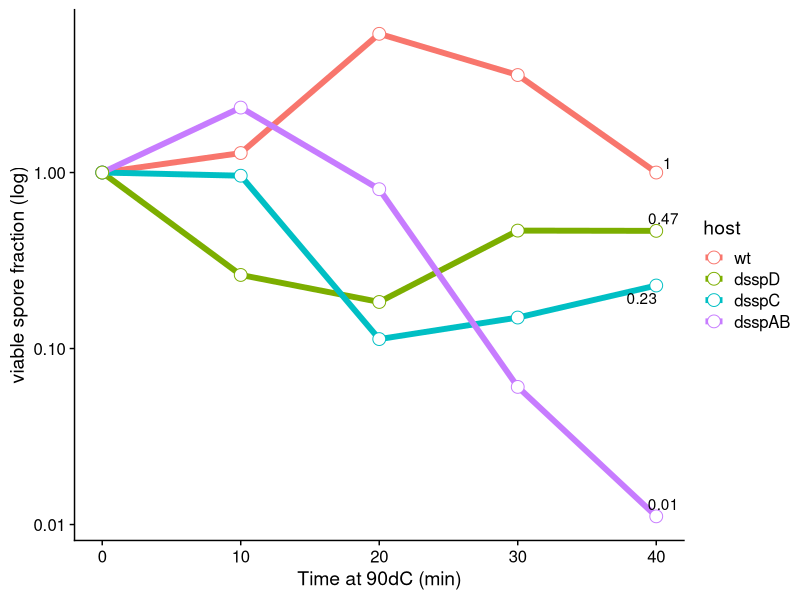
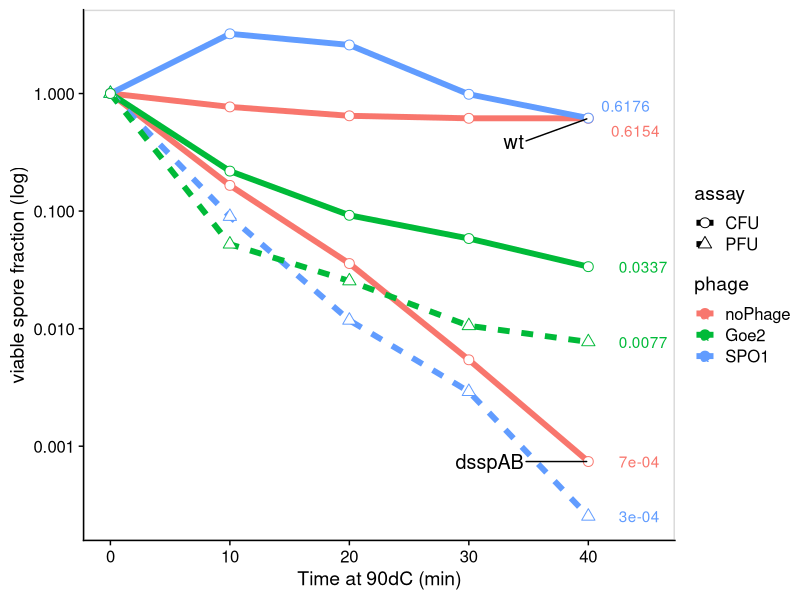
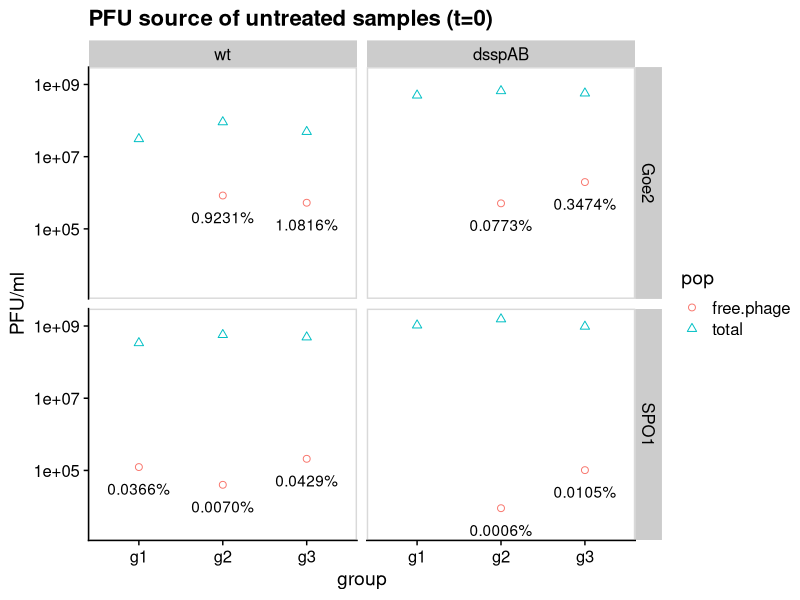
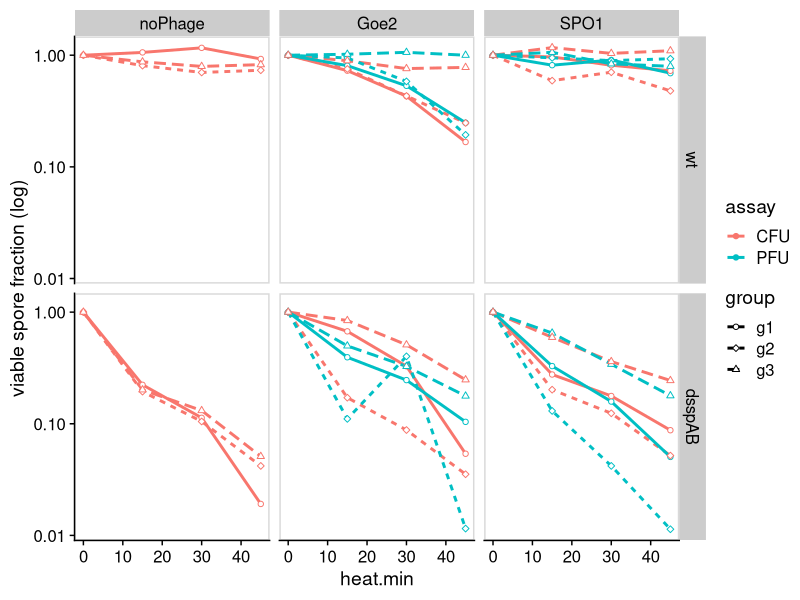
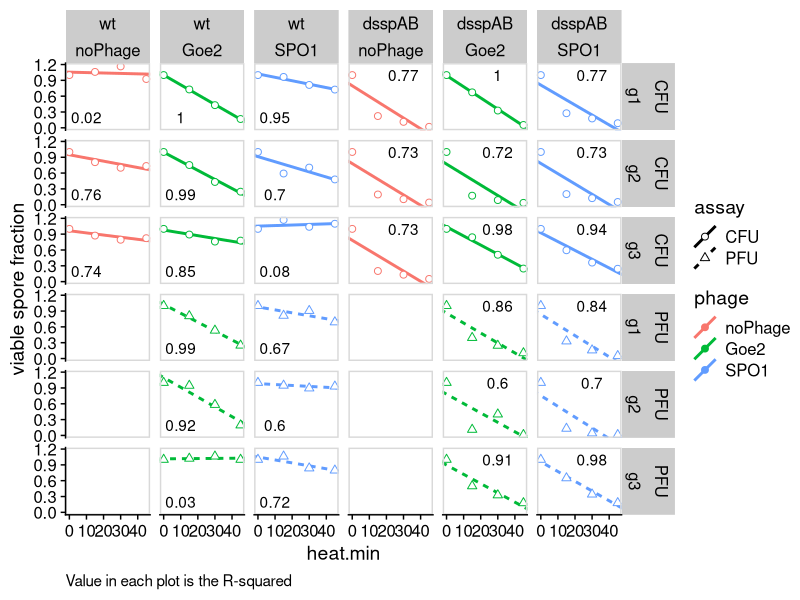
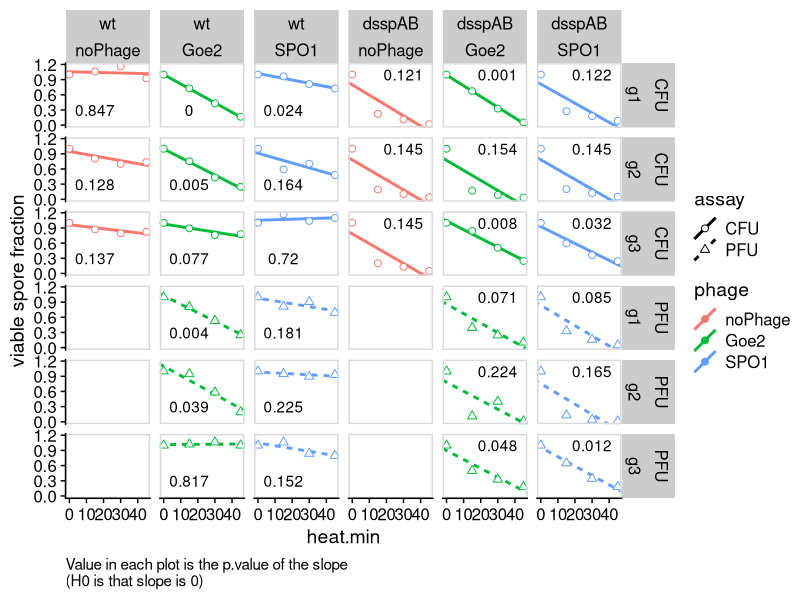
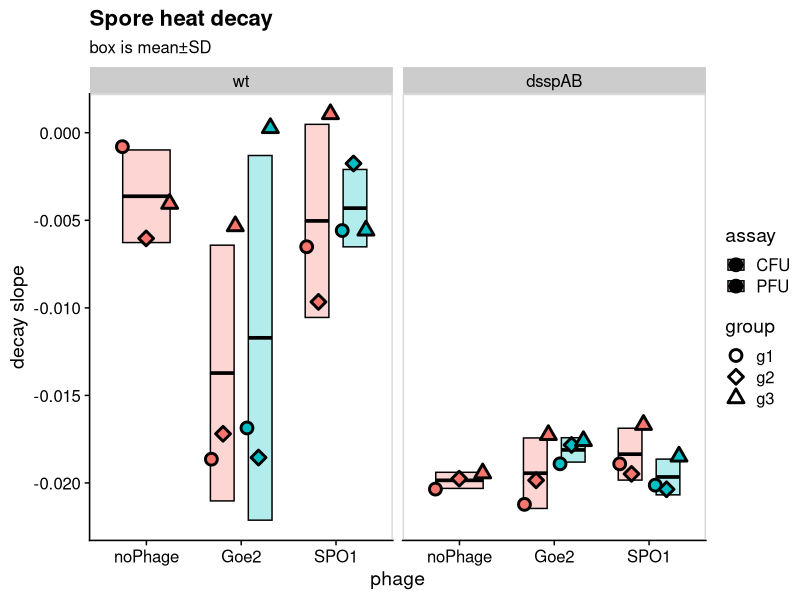
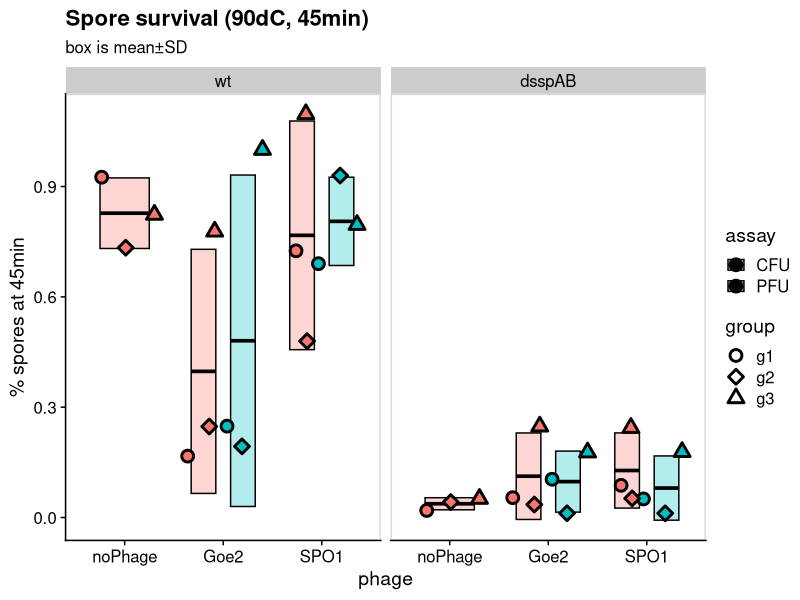

Reproduce these figures in R, in order.
## ---- chunk 1
library(tidyverse, quietly = T)
library(broom)
library(cowplot, quietly = T)
library(here)
library(ggrepel)
library(scales)
# set_here("../")

## ---- chunk 2
d <- read_csv(here("data","ssp_data.csv"))%>%
  mutate(group=str_replace(group, "group.","g"))
## ---- chunk 3
d%>%
  mutate(host=fct_rev(host))%>%
  filter(!filter)%>%
  filter(date==20200118)%>%
  #there are 4 rows with data marked as "TMC" (=Too Many to Count) 
  # these are coerced into NA
  mutate(counts=as.numeric(counts ))%>%
  mutate(no.ml = counts/(dilution*ml.plated))%>%
  # group_by(host)%>%
  mutate(perc = no.ml/no.ml[heat.min==0])%>%
  ggplot(aes(x=heat.min, y=perc))+
    # geom_smooth(aes(color=host),method = "lm", se=F, size=2)+
    geom_line(aes(color=host), size=2)+
    geom_point(aes(color=host),size=4, shape=21, fill="white")+
    geom_text_repel(data=.%>%filter(heat.min>35),aes(label=perc%>%round(digits = 2)))+
  scale_y_log10()+
  theme_cowplot()+
  ylab("viable spore fraction (log)")+
  xlab("Time at 90dC (min)")
## ---- chunk 4
d%>%
  mutate(phage=fct_relevel(phage,c("noPhage","Goe2", "SPO1")))%>%
  mutate(host=fct_rev(host))%>%
  filter(host=="wt"|host=="dsspAB")%>%
  filter(date!=20200118)%>%
  filter(!filter)%>%
  filter(group=="preliminary")%>%
  #there are 4 rows with data marked as "TMC" (=Too Many to Count) 
  # these are coerced into NA
  mutate(counts=as.numeric(counts ))%>%
  mutate(no.ml = counts/(dilution*ml.plated))%>%
  group_by(host,phage,assay, date)%>%
  mutate(perc = no.ml/no.ml[heat.min==0])%>%
  ggplot(aes(x=heat.min, y=perc))+
    geom_line(aes(group=interaction(date,assay, host),color=phage, linetype=assay), size=2)+
    geom_point(aes(group=interaction(date,assay, host),color=phage, shape=assay), size=3, fill="white")+
  scale_y_log10()+
  scale_shape_manual(values = c(21,24))+
      geom_text_repel(data=.%>%filter(heat.min>35),aes(x=heat.min+2,label=perc%>%round(digits = 4),color=phage), xlim = c(40, NA) )+
    geom_text_repel(data=.%>%filter(heat.min>35 & phage=="noPhage"),aes(label=host),size=5,xlim = c(NA,35), ylim = c(NA,log10(0.5)))+
  theme_cowplot()+
  panel_border()+
  ylab("viable spore fraction (log)")+
  xlab("Time at 90dC (min)")+
  xlim(0,45)
## ---- chunk 5
d%>%
  mutate(phage=fct_relevel(phage,c("noPhage","Goe2", "SPO1")))%>%
  mutate(host=fct_rev(host))%>%
  filter(host=="wt"|host=="dsspAB")%>%
  filter(group!="preliminary")%>%
  filter(heat.min==0)%>%
  filter(assay=="PFU")%>%
  #there are 4 rows with data marked as "TMC" (=Too Many to Count) 
  # these are coerced into NA
  mutate(counts=as.numeric(counts))%>%
  mutate(no.ml = counts/(dilution*ml.plated))%>%
  pivot_wider(id_cols = c("host","phage","group"), names_from="filter", values_from="no.ml")%>%
  rename(free.phage=`TRUE`, total=`FALSE`)%>%
    mutate(perc.free=percent(free.phage/total))%>%
  ggplot(aes(x=group))+
  geom_point(data = .%>%pivot_longer(c("total", "free.phage"),names_to="pop" , values_to="PFU.ml"), aes(y=PFU.ml, color=pop, shape=pop),size=2)+
  geom_text(aes(label=perc.free, y=free.phage/4))+
  scale_y_log10()+
  facet_grid(phage~host)+
  theme_cowplot()+
  scale_shape_manual(values = c(21,24))+
  panel_border()+
  ylab("PFU/ml")+
  ggtitle("PFU source of untreated samples (t=0)")
## ---- chunk 6
d%>%
  mutate(phage=fct_relevel(phage,c("noPhage","Goe2", "SPO1")))%>%
  mutate(host=fct_rev(host))%>%
  filter(host=="wt"|host=="dsspAB")%>%
  filter(!filter)%>%
  filter(group!="preliminary")%>%
  #there are 4 rows with data marked as "TMC" (=Too Many to Count) 
  # these are coerced into NA
  mutate(counts=as.numeric(counts ))%>%
  mutate(no.ml = counts/(dilution*ml.plated))%>%
  group_by(host,phage,assay, group)%>%
  mutate(perc = no.ml/no.ml[heat.min==0])%>%
  ggplot(aes(x=heat.min, y=perc))+
    geom_line(aes(color=assay, linetype=group),size=1)+
    geom_point(aes(color=assay, shape=group), size=1.5, fill="white")+
  scale_y_log10()+
  scale_shape_manual(values = c(21,23,24))+
    facet_grid(host~phage)+
  theme_cowplot()+
  panel_border()+
  ylab("viable spore fraction (log)")
## ---- chunk 7
d.lm <- 
d%>%
  mutate(phage=fct_relevel(phage,c("noPhage","Goe2", "SPO1")))%>%
  mutate(host=fct_rev(host))%>%
  filter(host=="wt"|host=="dsspAB")%>%
  filter(!filter)%>%
  filter(group!="preliminary")%>%
  #there are 4 rows with data marked as "TMC" (=Too Many to Count) 
  # these are coerced into NA
  mutate(counts=as.numeric(counts ))%>%
  mutate(no.ml = counts/(dilution*ml.plated))%>%
  group_by(host,phage,assay, group)%>%
  mutate(perc = no.ml/no.ml[heat.min==0])

d.lm.fit <- 
  d.lm%>%
   do(glance(lm(perc~heat.min,.)))
# values returned by glance:
# r.squared: The percent of variance explained by the model
# adj.r.squared: r.squared adjusted based on the degrees of freedom
# sigma: The square root of the estimated residual variance
# statistic: F-statistic
# p.value: p-value from the F test, describing whether the full regression is significant
# df: Degrees of freedom used by the coefficients
# logLik: the data's log-likelihood under the model
# AIC: the Akaike Information Criterion
# BIC: the Bayesian Information Criterion
# deviance: deviance
# df.residual: residual degrees of freedom

d.lm <- 
  d.lm%>%
   do(tidy(lm(perc~heat.min,.)))
 
  d.lm.estimates <- 
    d.lm%>%
    select(host,phage,assay,group,term,estimate)%>%
    pivot_wider(names_from = term, values_from = estimate)%>%
    rename(slope=heat.min, intercept=`(Intercept)`)
  
  
  d.slopes <- 
    filter(d.lm,term=="heat.min")
  
  d.lm
## ---- chunk 8
d%>%
  mutate(phage=fct_relevel(phage,c("noPhage","Goe2", "SPO1")))%>%
  mutate(host=fct_rev(host))%>%
  filter(host=="wt"|host=="dsspAB")%>%
  filter(!filter)%>%
  filter(group!="preliminary")%>%
  #there are 4 rows with data marked as "TMC" (=Too Many to Count) 
  # these are coerced into NA
  mutate(counts=as.numeric(counts ))%>%
  mutate(no.ml = counts/(dilution*ml.plated))%>%
  group_by(host,phage,assay, group)%>%
  mutate(perc = no.ml/no.ml[heat.min==0])%>%
  ggplot(aes(x=heat.min, y=perc))+
    geom_abline(data=d.lm.estimates,
                aes(slope=slope, intercept=intercept,
                    color=phage, linetype=assay),size=1)+
    geom_point(aes(color=phage, shape=assay), size=2, fill="white")+
    geom_text(data=d.lm.fit%>%
                  mutate(xr2=ifelse(host=="wt",10,30))%>%
                  mutate(yr2=ifelse(host=="wt",0.2,1)),
  aes(label=round(r.squared,2), x=xr2, y=yr2))+
  scale_shape_manual(values = c(21,24))+
    facet_grid(assay+group~host+phage)+
  theme_cowplot()+
  panel_border()+
  ylab("viable spore fraction")+
  labs(caption = "Value in each plot is the R-squared")+
  theme(plot.caption = element_text(hjust = 0))
## ---- chunk 9
d%>%
  mutate(phage=fct_relevel(phage,c("noPhage","Goe2", "SPO1")))%>%
  mutate(host=fct_rev(host))%>%
  filter(host=="wt"|host=="dsspAB")%>%
  filter(!filter)%>%
  filter(group!="preliminary")%>%
  #there are 4 rows with data marked as "TMC" (=Too Many to Count) 
  # these are coerced into NA
  mutate(counts=as.numeric(counts ))%>%
  mutate(no.ml = counts/(dilution*ml.plated))%>%
  group_by(host,phage,assay, group)%>%
  mutate(perc = no.ml/no.ml[heat.min==0])%>%
  ggplot(aes(x=heat.min, y=perc))+
    geom_abline(data=d.lm.estimates,
                aes(slope=slope, intercept=intercept,
                    color=phage, linetype=assay),size=1)+
    geom_point(aes(color=phage, shape=assay), size=2, fill="white")+
    geom_text(data=d.lm%>%
                filter(term=="heat.min")%>%
                  mutate(xr2=ifelse(host=="wt",15,30))%>%
                  mutate(yr2=ifelse(host=="wt",0.3,1)),
  aes(label=round(p.value,3), x=xr2, y=yr2))+
  scale_shape_manual(values = c(21,24))+
    facet_grid(assay+group~host+phage)+
  theme_cowplot()+
  panel_border()+
  ylab("viable spore fraction")+
  labs(caption = "Value in each plot is the p.value of the slope\n(H0 is that slope is 0)")+
  theme(plot.caption = element_text(hjust = 0))
## ---- chunk 10

sum.slopes <- 
d.slopes%>%
  group_by(host, phage,assay)%>%
  summarise(slope=mean(estimate), ymin=slope-sd(estimate), ymax=slope+sd(estimate))%>%
  rename(estimate=slope)

d.slopes%>%
  ggplot(aes(x=phage, y=estimate))+
  geom_crossbar(data=sum.slopes, aes(ymin=ymin, ymax=ymax, fill=assay),alpha=.3, position = position_dodge(width=.8), width=.5)+
  geom_point(aes(fill=assay, shape=group),size=3, stroke=1.5,position = position_jitterdodge(jitter.width = 0.01,jitter.height = 0))+
  scale_shape_manual(values = c(21,23,24))+
  theme_cowplot()+
  panel_border()+
  facet_wrap(~host,nrow = 1)+
  ylab("decay slope")+
  ggtitle("Spore heat decay","box is mean±SD")
  
## ---- chunk 11
  aov(estimate~phage+host+assay+group, d.slopes)$call%>%
  print()

  aov(estimate~phage+host+assay+group, d.slopes)%>%
  summary(.)
## ---- chunk 12
d.slopes%>%
  filter(host=="wt")%>%
{pairwise.t.test(.$estimate,.$group, p.adjust.method = "BH")}
## ---- chunk 13
d.slopes%>%
  filter(host!="wt")%>%
{pairwise.t.test(.$estimate,.$group, p.adjust.method = "BH")}
## ---- chunk 14
d.endpoint <-
d%>%
  mutate(phage=fct_relevel(phage,c("noPhage","Goe2", "SPO1")))%>%
  mutate(host=fct_rev(host))%>%
  filter(host=="wt"|host=="dsspAB")%>%
  filter(!filter)%>%
  filter(group!="preliminary")%>%
  mutate(counts=as.numeric(counts ))%>%
  mutate(no.ml = counts/(dilution*ml.plated))%>%
  group_by(host,phage,assay, group)%>%
  mutate(perc = no.ml/no.ml[heat.min==0])%>%
  filter(heat.min==45)

sum.endpoint <- 
d.endpoint%>%
  group_by(host, phage,assay)%>%
  summarise(mean=mean(perc), ymin=mean-sd(perc), ymax=mean+sd(perc))

d.endpoint%>%
  ggplot(aes(x=phage, y=perc))+
  geom_crossbar(data=sum.endpoint, aes(y=mean,ymin=ymin, ymax=ymax, fill=assay),alpha=.3, position = position_dodge(width=.8), width=.5)+
  geom_point(aes(fill=assay, shape=group),size=3,stroke=1.5,
             position = position_jitterdodge(jitter.width = 0.2,
                                            jitter.height = 0))+
  scale_shape_manual(values = c(21,23,24))+
  theme_cowplot()+
  panel_border()+
  facet_wrap(~host,nrow = 1)+
  ylab("% spores at 45min")+
  ggtitle("Spore survival (90dC, 45min)","box is mean±SD")

## ---- chunk 15
  aov(perc~phage+host+assay+group, d.endpoint)$call%>%
  print()

  aov(perc~phage+host+assay+group, d.endpoint)%>%
  summary(.)
## ---- chunk 16
d%>%
  mutate(phage=fct_relevel(phage,c("noPhage","Goe2", "SPO1")))%>%
  mutate(host=fct_rev(host))%>%
  filter(host=="wt"|host=="dsspAB")%>%
  filter(group!="preliminary")%>%
  filter(!filter)%>%
  filter(heat.min==0)%>%
  #there are 4 rows with data marked as "TMC" (=Too Many to Count) 
  # these are coerced into NA
  mutate(counts=as.numeric(counts))%>%
  mutate(no.ml = counts/(dilution*ml.plated))%>%
  pivot_wider(id_cols = c("host","phage","group"), names_from="assay", values_from="no.ml")%>%
  rename(viral.spore=PFU, host.spore=CFU)%>%
  mutate(total=viral.spore+host.spore)%>%
    mutate(perc.viral=percent(viral.spore/total))%>%
  mutate(total=ifelse(is.na(total),host.spore,total ))%>%
  ggplot(aes(x=group))+
  geom_point(data = .%>%pivot_longer(c("viral.spore", "host.spore", "total"),names_to="pop" , values_to="no.ml"), aes(y=no.ml, color=pop, shape=pop),size=3, fill="grey",alpha=0.5, stroke=2)+
  geom_text(aes(label=perc.viral), y=9.5)+
  scale_y_log10(limits=c(1e7,5e9))+
  facet_grid(host~phage)+
  scale_shape_manual(values = c(21,3,23))+
  theme_cowplot()+
  panel_border()+
  ylab("PFU/ml")+
  ggtitle("Spore Titers and %viral spores")

## ---- chunk 17
d%>%
  mutate(phage=fct_relevel(phage,c("noPhage","Goe2", "SPO1")))%>%
  mutate(host=fct_rev(host))%>%
  filter(host=="wt"|host=="dsspAB")%>%
  filter(group!="preliminary")%>%
  filter(!filter)%>%
  filter(heat.min==0)%>%
  #there are 4 rows with data marked as "TMC" (=Too Many to Count) 
  # these are coerced into NA
  mutate(counts=as.numeric(counts))%>%
  mutate(no.ml = counts/(dilution*ml.plated))%>%
  pivot_wider(id_cols = c("host","phage","group"), names_from="assay", values_from="no.ml")%>%
  rename(viral.spore=PFU, host.spore=CFU)%>%
  mutate(total=viral.spore+host.spore)%>%
    mutate(perc.viral=percent(viral.spore/total))%>%
  mutate(total=ifelse(is.na(total),host.spore,total ))%>%
  ggplot(aes(x=group, y=total))+
  geom_point(aes(color=phage, shape=phage),size=3, fill="grey",alpha=0.5, stroke=2)+
  # geom_text(aes(label=perc.viral), y=9.5)+
  scale_y_log10(limits=c(1e8,3e9))+
  facet_grid(.~host)+
  scale_shape_manual(values = c(21,23,24))+
  theme_cowplot()+
  panel_border()+
  ylab("PFU/ml")+
  ggtitle("Total Spore Titers (CFU+PFU)")

## ---- chunk 18
d%>%
  mutate(phage=fct_relevel(phage,c("noPhage","Goe2", "SPO1")))%>%
  mutate(host=fct_rev(host))%>%
  filter(host=="wt"|host=="dsspAB")%>%
  filter(group!="preliminary")%>%
  filter(!filter)%>%
  filter(heat.min==0)%>%
  #there are 4 rows with data marked as "TMC" (=Too Many to Count) 
  # these are coerced into NA
  mutate(counts=as.numeric(counts))%>%
  mutate(no.ml = counts/(dilution*ml.plated))%>%
  pivot_wider(id_cols = c("host","phage","group"), names_from="assay", values_from="no.ml")%>%
  rename(viral.spore=PFU, host.spore=CFU)%>%
  mutate(total=viral.spore+host.spore)%>%
    mutate(perc.viral= viral.spore*100/total)%>%
  filter(phage!="noPhage")%>%
  ggplot(aes(x=host,y=perc.viral ))+
  geom_point(,size=3, fill="grey",alpha=0.5, stroke=2)+
  facet_grid(.~phage)+
  scale_shape_manual(values = c(21,3,23))+
  theme_cowplot()+
  panel_border()+
  ylab("Entrapment (% viral spores)")
